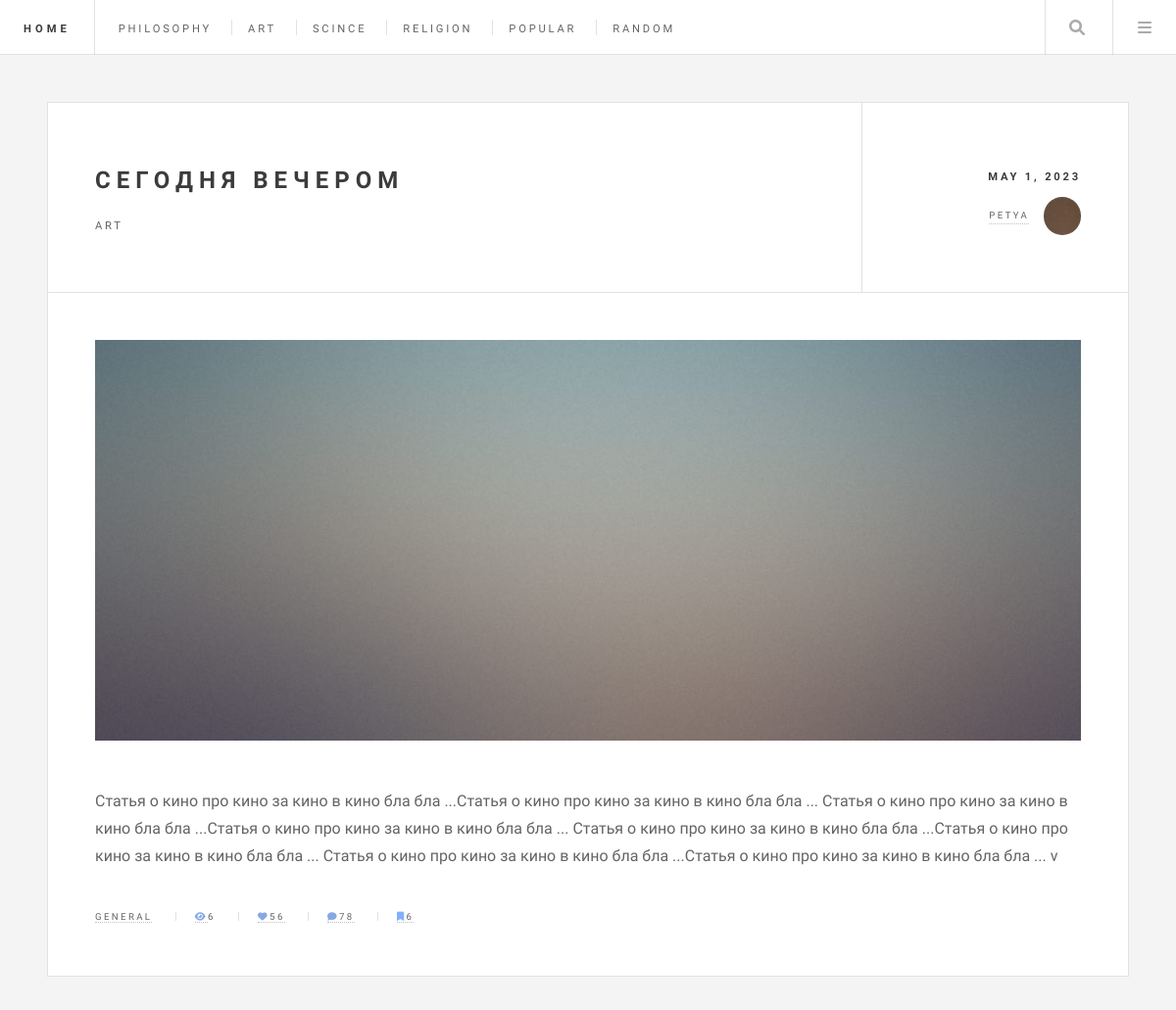
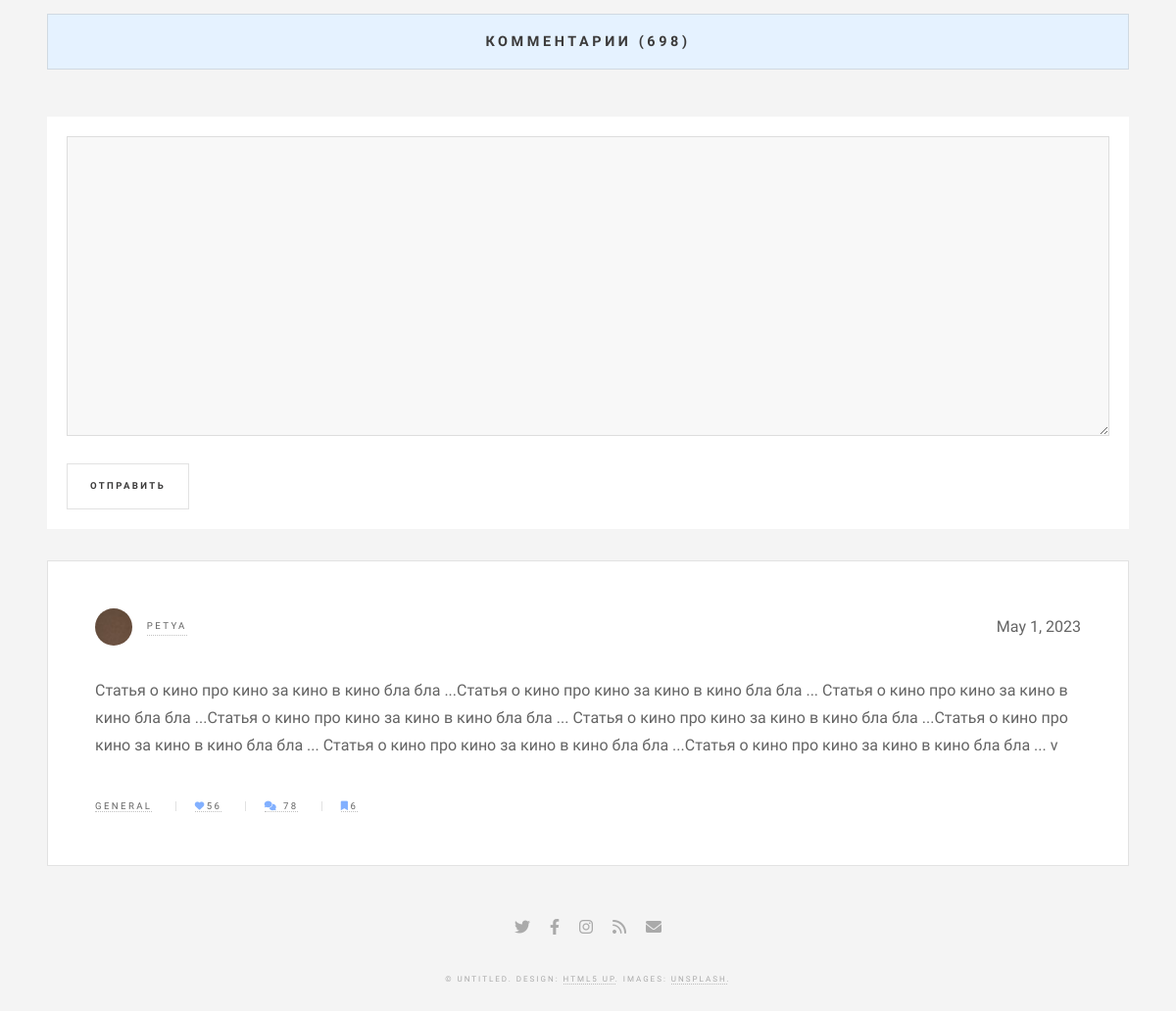
/post/1, run on the app's committed database (2 pictures, top to bottom).
### myapp1/models.py (models this page shows)
class Articles(models.Model):
    post_autor = models.CharField('Автор', max_length=50, default='Unknown')
    post_autor_photo = models.CharField('Фото автора', max_length=250, default='Unknown')
    post_title = models.CharField('Заголовок', max_length=250, default='Unknown')
    post_photo = models.CharField('Картинка к статье', max_length=250, default='Unknown')
    post_category = models.CharField('Категория', max_length=250, default='Unknown')
    post_full_text = models.TextField('Статья', default='Unknown')
    post_date = models.DateTimeField('Дата публикации')
    post_viev = models.IntegerField('Просмотры', default=0)
    post_like = models.IntegerField('Лайки', default=0)
    post_comment = models.IntegerField('Комментарии', default=0)
    post_bookmark = models.IntegerField('Закладки', default=0)

### myapp1/views.py (the view)
# urls.py: re_path(r'post/(?P<id>\d+)', views.post, name='post'),
def post(request, id=None):
    full_art = Articles.objects.get(id=id)
    comment = Comment()
    return render(request, 'myapp1/post.html', {'full_art': full_art, 'comment': comment})

### myapp1/forms.py
class Comment(forms.Form):
    message = forms.CharField(label="Сообщение", widget=forms.Textarea, required=True)

### myapp1/templates/myapp1/post.html (shortened to what this page needs)
{% extends 'myapp1/base.html' %}
{% load static %}
{% block body %}
<body class="single">
	<div id="wrapper">
		{% block header %}
		{% include 'myapp1/header.html'%}
		{% endblock %}
		{% block content %}
			<div id="main">
				<article class="post">
					<header>
						<div class="title">
							<h2><a href="#">{{ full_art.post_title }}</a></h2>
							<p>{{ full_art.post_category }}</p>
						</div>
						<div class="meta">
							<time class="published" datetime="2015-11-01">{{ full_art.post_date | date:"F j, Y" }}</time>
							<a href="#" class="author"><span class="name">{{ full_art.post_autor }}</span><img src="{% static 'myapp1/images/avatar.jpg' %}" alt="" /></a>
						</div>
					</header>
					<span class="image featured"><img src="{% static 'myapp1/images/pic01.jpg' %}" alt="" /></span>
					<p>{{ full_art.post_full_text }}</p>
					<footer>
						<ul class="stats">
							<li><a href="#">General</a></li>
							<li><a href="#"><i class="fa-solid fa-eye" style="color: #86a8e4;"></i></a>{{ full_art.post_viev }}</a></li>
							<li><a href="#"><i class="fa-solid fa-heart" style="color: #86a8e4;"></i>{{ full_art.post_like }}</a></li>
							<li><a href="#"><i class="fa-solid fa-comment" style="color: #86a8e4;"></i>{{ full_art.post_comment }}</a></li>
							<li><a href="#"><i class="fa-solid fa-bookmark" style="color: #82b0ff;"></i>{{ full_art.post_viev }}</a></li>
						</ul>
					</footer>
				</article>
				<div class="comm-line"><h3>Комментарии (698)</h3></div>
				<div class="com-form">
					<form action="{% url 'sender' %}" method="post">
						{{ comment.message }}<br>
						<input type="submit" value="Отправить">
					</form>
				</div>
				<div class="post">
					<div class="com-info">
						<a href="#" class="author"><img src="{% static 'myapp1/images/avatar.jpg' %}" alt="" /><span class="name">{{ full_art.post_autor }}</span></a>
						<time class="published" datetime="2015-11-01">{{ full_art.post_date | date:"F j, Y" }}</time>
					</div>
					<p>{{ full_art.post_full_text }}</p>
					<footer>
						<ul class="stats">
							<li><a href="#">General</a></li>
							<li><a href="#"><i class="fa-solid fa-heart" style="color: #82b0ff;"></i>{{ full_art.post_like }}</a></li>
							<li><a href="#"> <i class="fa-solid fa-comments" style="color: #82b0ff;"></i>  {{ full_art.post_comment }}</a></li>
							<li><a href="#"><i class="fa-solid fa-bookmark" style="color: #82b0ff;"></i>{{ full_art.post_viev }}</a></li>
						</ul>
					</footer>
				</div>
			</div>
			<section id="footer">
				<ul class="icons">
					<li><a href="#" class="fa-twitter"><span class="label">Twitter</span></a></li>
					<li><a href="#" class="fa-facebook"><span class="label">Facebook</span></a></li>
					<li><a href="#" class="fa-instagram"><span class="label">Instagram</span></a></li>
					<li><a href="#" class="fa-rss"><span class="label">RSS</span></a></li>
					<li><a href="#" class="fa-envelope"><span class="label">Email</span></a></li>
				</ul>
				<p class="copyright">&copy; Untitled. Design: <a href="http://html5up.net">HTML5 UP</a>. Images: <a
						href="http://unsplash.com">Unsplash</a>.</p>
			</section>
		{% endblock %}
	</div>
</body>
{% endblock %}

### data on the page
Articles: post_title "СЕГОДНЯ ВЕЧЕРОМ", post_category "ART", post_date "MAY 1, 2023", post_autor "PETYA", post_full_text "Статья о кино про кино за кино в кино бла бла ...Статья о кино про кино за кино в кино бла бла ... Статья о кино про кино за кино в кино бла бла ...Статья о кино про кино за кино в кино бла бла ... Статья о кино про кино за кино в кино бла бла ...Статья о кино про кино за кино в кино бла бла ... Статья о кино про кино за кино в кино бла бла ...Статья о кино про кино за кино в кино бла бла ... v", post_viev "6", post_like "56", post_comment "78", post_date "May 1, 2023"
